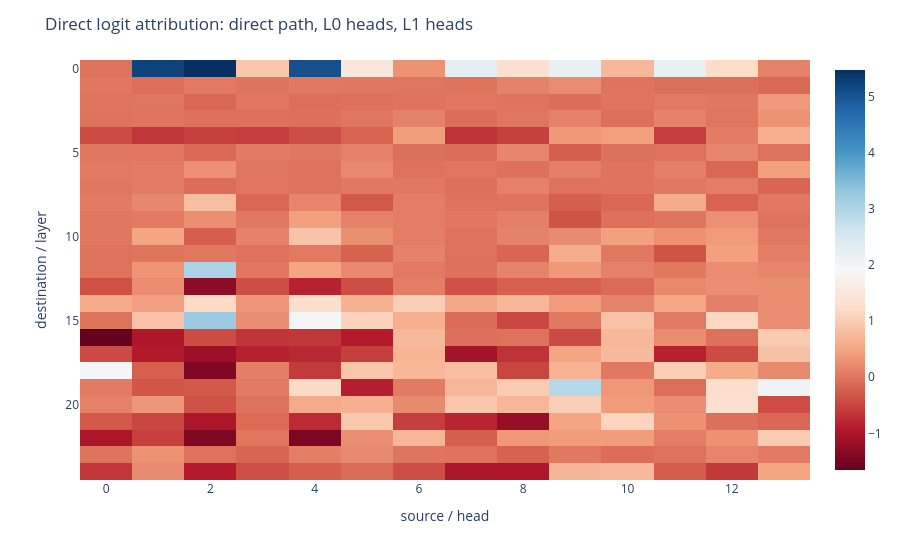
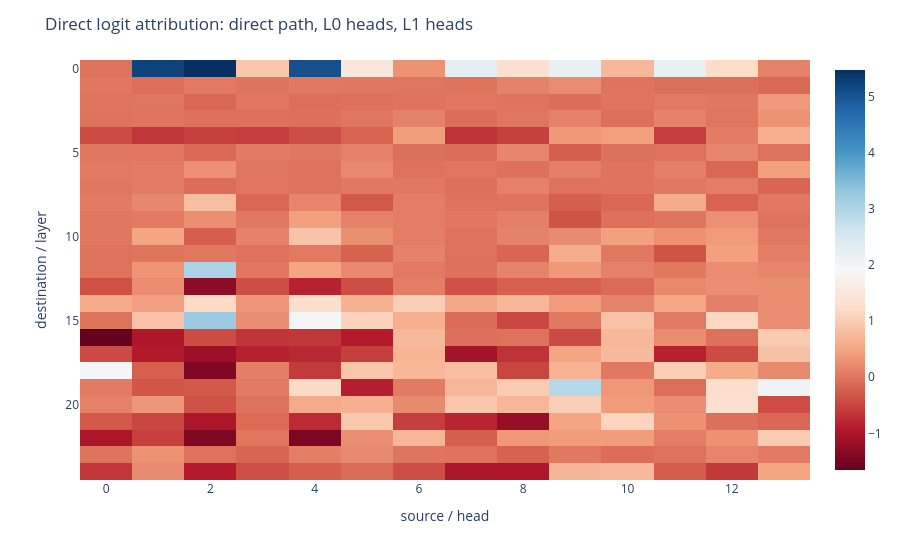

The code cell stored with these charts, in order, in its notebook:
### Code cell
def logit_attribution(embed, layer0_result, layer1_result, W_U, tokens):
    """Direct correct-token attribution: [position, direct + 12 L0 + 12 L1]."""
    correct_unembed = W_U[:, tokens[1:]]
    direct = torch.einsum("sd,ds->s", embed[:-1], correct_unembed)
    l0 = torch.einsum("shd,ds->sh", layer0_result[:-1], correct_unembed)
    l1 = torch.einsum("shd,ds->sh", layer1_result[:-1], correct_unembed)
    return torch.cat((direct[:, None], l0, l1), dim=-1)


demo_tokens = toy.to_tokens(demo_text)
demo_logits, demo_cache = toy.run_with_cache(demo_tokens, remove_batch_dim=True)
dla = logit_attribution(
    demo_cache["embed"], demo_cache["result", 0], demo_cache["result", 1], toy.W_U, demo_tokens[0]
)
# TransformerLens 3 keeps the batch dimension in logits, even when the cache is unbatched.
correct_logits = demo_logits[0, :-1].gather(-1, demo_tokens[0, 1:].unsqueeze(-1)).squeeze(-1)
torch.testing.assert_close(dla.sum(-1), correct_logits, atol=1e-3, rtol=0)
imshow(dla.T, "Direct logit attribution: direct path, L0 heads, L1 heads")

### Figure 1 — Plotly figure (JSON) as saved in the notebook; plotly's stock layout.template omitted (floating-point values rounded to 4 significant figures; data arrays with more than 128 entries replaced by an {"elided": "..."} marker saying what was removed)
{"data": [{"coloraxis": "coloraxis", "hovertemplate": "x: %{x}<br>y: %{y}<br>color: %{z}<extra></extra>", "name": "0", "type": "heatmap", "xaxis": "x", "yaxis": "y", "z": {"elided": "25x14 float values"}}], "layout": {"coloraxis": {"autocolorscale": false, "colorscale": [[0, "rgb(103,0,31)"], [0.1, "rgb(178,24,43)"], [0.2, "rgb(214,96,77)"], [0.3, "rgb(244,165,130)"], [0.4, "rgb(253,219,199)"], [0.5, "rgb(247,247,247)"], [0.6, "rgb(209,229,240)"], [0.7, "rgb(146,197,222)"], [0.8, "rgb(67,147,195)"], [0.9, "rgb(33,102,172)"], [1, "rgb(5,48,97)"]]}, "margin": {"t": 60}, "title": {"text": "Direct logit attribution: direct path, L0 heads, L1 heads"}, "xaxis": {"anchor": "y", "domain": [0, 1], "title": {"text": "source / head"}}, "yaxis": {"anchor": "x", "autorange": "reversed", "domain": [0, 1], "title": {"text": "destination / layer"}}}}

### Figure 2 — Plotly figure (JSON) as saved in the notebook; plotly's stock layout.template omitted (floating-point values rounded to 4 significant figures; data arrays with more than 128 entries replaced by an {"elided": "..."} marker saying what was removed)
{"data": [{"coloraxis": "coloraxis", "hovertemplate": "x: %{x}<br>y: %{y}<br>color: %{z}<extra></extra>", "name": "0", "type": "heatmap", "xaxis": "x", "yaxis": "y", "z": {"elided": "25x14 float values"}}], "layout": {"coloraxis": {"autocolorscale": false, "colorscale": [[0, "rgb(103,0,31)"], [0.1, "rgb(178,24,43)"], [0.2, "rgb(214,96,77)"], [0.3, "rgb(244,165,130)"], [0.4, "rgb(253,219,199)"], [0.5, "rgb(247,247,247)"], [0.6, "rgb(209,229,240)"], [0.7, "rgb(146,197,222)"], [0.8, "rgb(67,147,195)"], [0.9, "rgb(33,102,172)"], [1, "rgb(5,48,97)"]]}, "margin": {"t": 60}, "title": {"text": "Direct logit attribution: direct path, L0 heads, L1 heads"}, "xaxis": {"anchor": "y", "domain": [0, 1], "title": {"text": "source / head"}}, "yaxis": {"anchor": "x", "autorange": "reversed", "domain": [0, 1], "title": {"text": "destination / layer"}}}}
